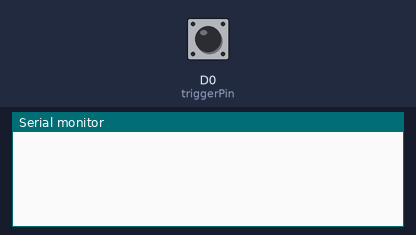
The sketch below on a simulated ESP8266 (NodeMCU). Parts: the last lines printed to the serial monitor. The inputs (shaded band) are chosen by the test bench; at power-on: D0 (triggerPin) HIGH.

Above: at 1.3 s.
1.4 s: D0 (triggerPin) pulled LOW for 0.15 s
At 2.7 s:
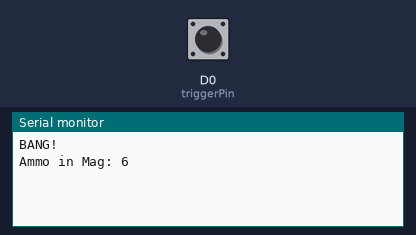
3.0 s: D0 (triggerPin) pulled LOW for 3.2 s
At 5.6 s:
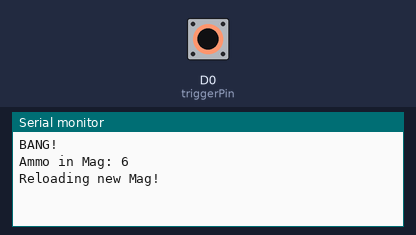

The sketch:

triggerTester.ino
```cpp
#define triggerPin D0
unsigned long reloadingStart = 0;
unsigned long lastShot = 0;
unsigned long lastPressed = 0;
bool pressed = false;
bool alreadyPressed = false;
bool reloading = false;
bool doShooting = true;
int mag = 7;
int durationBeforeNextShot = 500;


void setup() {
  // put your setup code here, to run once:
  Serial.begin(115200);
  pinMode(triggerPin, INPUT_PULLUP);
}

void reload(){
  reloadingStart = millis();
  reloading = true;
  mag = 7;
}

void loop() {
//  Serial.println(pressed);
  if(reloading && millis() >= reloadingStart+2000){
    reloading = false;
    doShooting = false;
  }

  if(millis() >= lastShot+durationBeforeNextShot && !reloading){
    pressed = !digitalRead(triggerPin);

    if(pressed && !alreadyPressed){
      alreadyPressed = true;
      lastPressed = millis();
    }

    else if(pressed && !reloading && millis() >= lastPressed+1500){
      Serial.println("Reloading new Mag!");
      reload();
    }

    else if(!pressed && alreadyPressed){
      mag = (!reloading && mag>0 && doShooting) ? mag-1: mag;
      if(doShooting){
        Serial.println("BANG!");
      }
      Serial.printf("Ammo in Mag: %d\n", mag);
      alreadyPressed = false;
      reloading = false;
      doShooting = true;
      lastShot = millis();
    }

  }
}
```

Measured:
- after the input at 1.4 s, the serial monitor: prints a new line after 0.15 s (image 1)
- after the input at 3.0 s, the serial monitor: prints a new line after 1.5 s (image 2)
